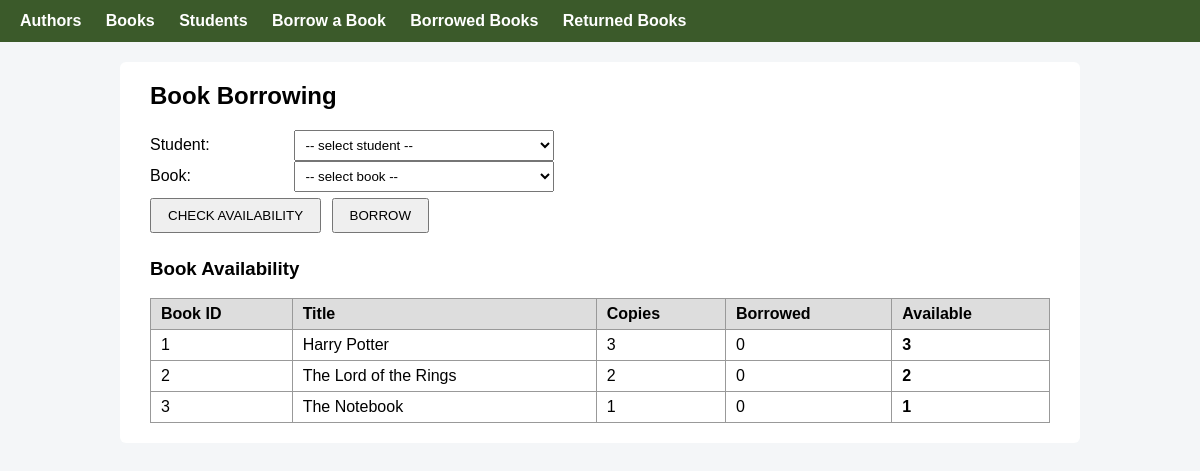
The page /borrow.php on the database its author committed.
### tables this page shows
CREATE TABLE IF NOT EXISTS book (
    bookID     INT PRIMARY KEY,
    bookTitle  VARCHAR(200) NOT NULL,
    bookCopies INT NOT NULL,
    authID     INT NOT NULL,
    FOREIGN KEY (authID) REFERENCES author(authID)
);

### borrow.php (the view, shortened to what this page needs)
<?php
require 'db.php';
$all = $pdo->query(
    "SELECT b.bookID, b.bookTitle, b.bookCopies,
            (SELECT COUNT(*) FROM borrowedbook bb
             WHERE bb.bookID = b.bookID AND bb.status = 'Borrowed') AS borrowed
     FROM book b ORDER BY b.bookTitle"
)->fetchAll();
?>
<h2>Book Borrowing</h2>
<form method="post">
    <label>Student:</label>
    <select name="studID">
        <option value="">-- select student --</option>
    </select><br>
    <label>Book:</label>
    <select name="bookID">
        <option value="">-- select book --</option>
    </select><br>
    <button name="action" value="inquire">CHECK AVAILABILITY</button>
    <button name="action" value="borrow">BORROW</button>
</form>
<h3>Book Availability</h3>
<table>
    <tr><th>Book ID</th><th>Title</th><th>Copies</th><th>Borrowed</th><th>Available</th></tr>
    <?php foreach ($all as $a): $avail = $a['bookCopies'] - $a['borrowed']; ?>
    <tr>
        <td><?= e($a['bookID']) ?></td>
        <td><?= e($a['bookTitle']) ?></td>
        <td><?= e($a['bookCopies']) ?></td>
        <td><?= e($a['borrowed']) ?></td>
        <td><b><?= e($avail) ?></b></td>
    </tr>
    <?php endforeach; ?>
</table>

### db.php (style rules this page uses)
body { font-family: Arial, sans-serif; margin: 0; background: #f4f6f8; }
h2 { margin-top: 0; }
label { display: inline-block; width: 140px; margin: 5px 0; }
input[type=text], input[type=number], select { padding: 6px; width: 260px; }
button { padding: 8px 16px; margin: 6px 6px 6px 0; cursor: pointer; }
table { border-collapse: collapse; width: 100%; margin-top: 15px; }
th, td { border: 1px solid #999; padding: 6px 10px; text-align: left; }
th { background: #ddd; }

### rows shown on the page
book: bookID "1", bookTitle "Harry Potter", bookCopies "3", borrowed "0"
book: bookID "2", bookTitle "The Lord of the Rings", bookCopies "2", borrowed "0"
book: bookID "3", bookTitle "The Notebook", bookCopies "1", borrowed "0"
